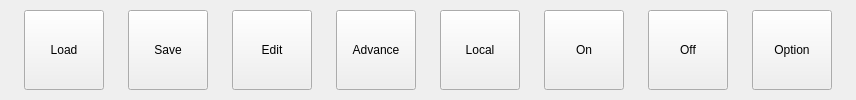
     <widget class="QWidget" name="widget_2" native="true">
      <layout class="QHBoxLayout" name="horizontalLayout_2">
       <property name="spacing">
        <number>24</number>
       </property>
       <property name="leftMargin">
        <number>24</number>
       </property>
       <property name="topMargin">
        <number>0</number>
       </property>
       <property name="rightMargin">
        <number>24</number>
       </property>
       <property name="bottomMargin">
        <number>0</number>
       </property>
       <item>
        <widget class="QPushButton" name="btnLoad">
         <property name="sizePolicy">
          <sizepolicy hsizetype="Minimum" vsizetype="Preferred">
           <horstretch>0</horstretch>
           <verstretch>0</verstretch>
          </sizepolicy>
         </property>
         <property name="maximumSize">
          <size>
           <width>240</width>
           <height>80</height>
          </size>
         </property>
         <property name="text">
          <string>Load</string>
         </property>
        </widget>
       </item>
       <item>
        <widget class="QPushButton" name="btnSave">
         <property name="sizePolicy">
          <sizepolicy hsizetype="Minimum" vsizetype="Preferred">
           <horstretch>0</horstretch>
           <verstretch>0</verstretch>
          </sizepolicy>
         </property>
         <property name="maximumSize">
          <size>
           <width>240</width>
           <height>80</height>
          </size>
         </property>
         <property name="text">
          <string>Save</string>
         </property>
        </widget>
       </item>
       <item>
        <widget class="QPushButton" name="btnEdit">
         <property name="sizePolicy">
          <sizepolicy hsizetype="Minimum" vsizetype="Preferred">
           <horstretch>0</horstretch>
           <verstretch>0</verstretch>
          </sizepolicy>
         </property>
         <property name="maximumSize">
          <size>
           <width>240</width>
           <height>80</height>
          </size>
         </property>
         <property name="text">
          <string>Edit</string>
         </property>
        </widget>
       </item>
       <item>
        <widget class="QPushButton" name="btnAdvance">
         <property name="sizePolicy">
          <sizepolicy hsizetype="Minimum" vsizetype="Preferred">
           <horstretch>0</horstretch>
           <verstretch>0</verstretch>
          </sizepolicy>
         </property>
         <property name="maximumSize">
          <size>
           <width>240</width>
           <height>80</height>
          </size>
         </property>
         <property name="text">
          <string>Advance</string>
         </property>
        </widget>
       </item>
       <item>
        <widget class="QPushButton" name="btnLocal">
         <property name="sizePolicy">
          <sizepolicy hsizetype="Minimum" vsizetype="Preferred">
           <horstretch>0</horstretch>
           <verstretch>0</verstretch>
          </sizepolicy>
         </property>
         <property name="maximumSize">
          <size>
           <width>240</width>
           <height>80</height>
          </size>
         </property>
         <property name="text">
          <string>Local</string>
         </property>
        </widget>
       </item>
       <item>
        <widget class="QPushButton" name="btnOn">
         <property name="sizePolicy">
          <sizepolicy hsizetype="Minimum" vsizetype="Preferred">
           <horstretch>0</horstretch>
           <verstretch>0</verstretch>
          </sizepolicy>
         </property>
         <property name="maximumSize">
          <size>
           <width>240</width>
           <height>80</height>
          </size>
         </property>
         <property name="text">
          <string>On</string>
         </property>
        </widget>
       </item>
       <item>
        <widget class="QPushButton" name="btnOff">
         <property name="sizePolicy">
          <sizepolicy hsizetype="Minimum" vsizetype="Preferred">
           <horstretch>0</horstretch>
           <verstretch>0</verstretch>
          </sizepolicy>
         </property>
         <property name="maximumSize">
          <size>
           <width>240</width>
           <height>80</height>
          </size>
         </property>
         <property name="text">
          <string>Off</string>
         </property>
        </widget>
       </item>
       <item>
        <widget class="QPushButton" name="btnOption">
         <property name="sizePolicy">
          <sizepolicy hsizetype="Minimum" vsizetype="Preferred">
           <horstretch>0</horstretch>
           <verstretch>0</verstretch>
          </sizepolicy>
         </property>
         <property name="maximumSize">
          <size>
           <width>240</width>
           <height>80</height>
          </size>
         </property>
         <property name="text">
          <string>Option</string>
         </property>
        </widget>
       </item>
      </layout>
     </widget>
